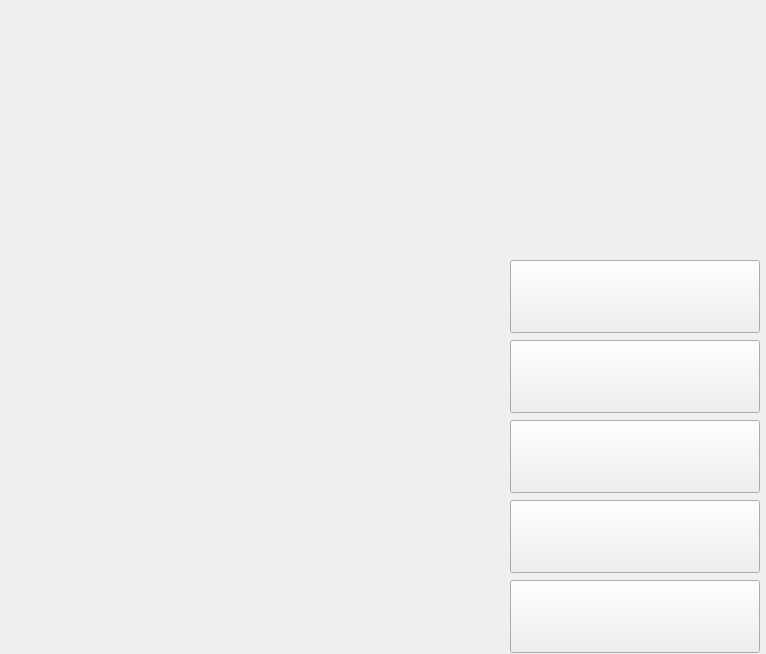
<?xml version="1.0" encoding="UTF-8"?>
<ui version="4.0">
 <class>BeginMenu</class>
 <widget class="QWidget" name="BeginMenu">
  <property name="geometry">
   <rect>
    <x>0</x>
    <y>0</y>
    <width>766</width>
    <height>654</height>
   </rect>
  </property>
  <property name="windowTitle">
   <string>Form</string>
  </property>
  <widget class="QPushButton" name="OnlinePlayButton">
   <property name="geometry">
    <rect>
     <x>510</x>
     <y>340</y>
     <width>250</width>
     <height>73</height>
    </rect>
   </property>
   <property name="text">
    <string/>
   </property>
  </widget>
  <widget class="QPushButton" name="AboutUsButton">
   <property name="geometry">
    <rect>
     <x>510</x>
     <y>500</y>
     <width>250</width>
     <height>73</height>
    </rect>
   </property>
   <property name="text">
    <string/>
   </property>
  </widget>
  <widget class="QPushButton" name="ExitGameButton">
   <property name="geometry">
    <rect>
     <x>510</x>
     <y>580</y>
     <width>250</width>
     <height>73</height>
    </rect>
   </property>
   <property name="text">
    <string/>
   </property>
  </widget>
  <widget class="QPushButton" name="SinglePlayerButton">
   <property name="geometry">
    <rect>
     <x>510</x>
     <y>260</y>
     <width>250</width>
     <height>73</height>
    </rect>
   </property>
   <property name="text">
    <string/>
   </property>
  </widget>
  <widget class="QPushButton" name="MapEditorButton">
   <property name="geometry">
    <rect>
     <x>510</x>
     <y>420</y>
     <width>250</width>
     <height>73</height>
    </rect>
   </property>
   <property name="styleSheet">
    <string notr="true"/>
   </property>
   <property name="text">
    <string/>
   </property>
  </widget>
 </widget>
 <resources/>
 <connections/>
</ui>
